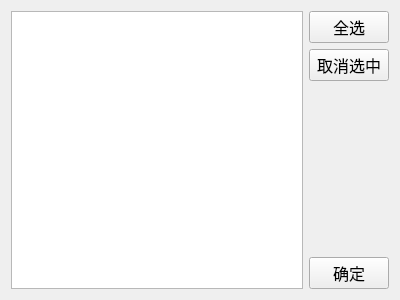
<?xml version="1.0" encoding="UTF-8"?>
<ui version="4.0">
 <class>Sharefile</class>
 <widget class="QWidget" name="Sharefile">
  <property name="geometry">
   <rect>
    <x>0</x>
    <y>0</y>
    <width>400</width>
    <height>300</height>
   </rect>
  </property>
  <property name="windowTitle">
   <string>Form</string>
  </property>
  <layout class="QHBoxLayout" name="horizontalLayout">
   <item>
    <widget class="QListWidget" name="listWidget">
     <property name="selectionMode">
      <enum>QAbstractItemView::MultiSelection</enum>
     </property>
    </widget>
   </item>
   <item>
    <layout class="QVBoxLayout" name="verticalLayout">
     <item>
      <widget class="QPushButton" name="allSelected_PB">
       <property name="font">
        <font>
         <family>Arial</family>
         <pointsize>12</pointsize>
        </font>
       </property>
       <property name="text">
        <string>全选</string>
       </property>
      </widget>
     </item>
     <item>
      <widget class="QPushButton" name="cancelSelected_PB">
       <property name="font">
        <font>
         <family>Arial</family>
         <pointsize>12</pointsize>
        </font>
       </property>
       <property name="text">
        <string>取消选中</string>
       </property>
      </widget>
     </item>
     <item>
      <spacer name="verticalSpacer">
       <property name="orientation">
        <enum>Qt::Vertical</enum>
       </property>
       <property name="sizeHint" stdset="0">
        <size>
         <width>20</width>
         <height>40</height>
        </size>
       </property>
      </spacer>
     </item>
     <item>
      <widget class="QPushButton" name="ok_PB">
       <property name="font">
        <font>
         <family>Arial</family>
         <pointsize>12</pointsize>
        </font>
       </property>
       <property name="text">
        <string>确定</string>
       </property>
      </widget>
     </item>
    </layout>
   </item>
  </layout>
 </widget>
 <resources/>
 <connections/>
</ui>
